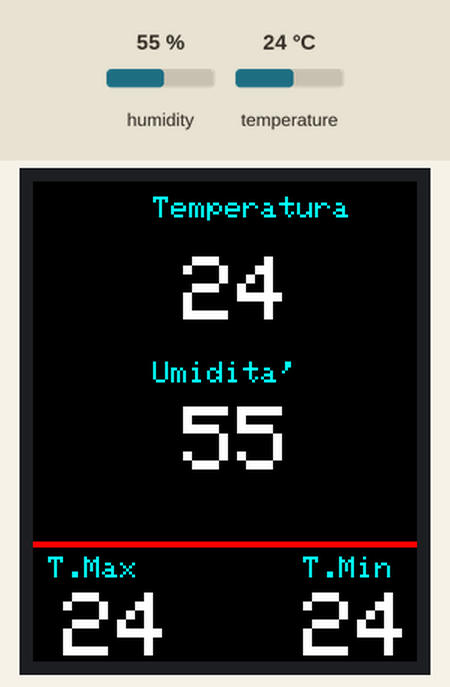
Simulated run of this sketch. Board: Arduino Uno, built with avr-gcc and run on an emulated ATmega328P. Shown: 128×160 colour display. The test bench sets the inputs (shaded band); at power-on: humidity 55 %, temperature 24 °C. EEPROM starts erased.

Above: at 1.3 s.
1.4 s: humidity set to 22 %
At 2.6 s:
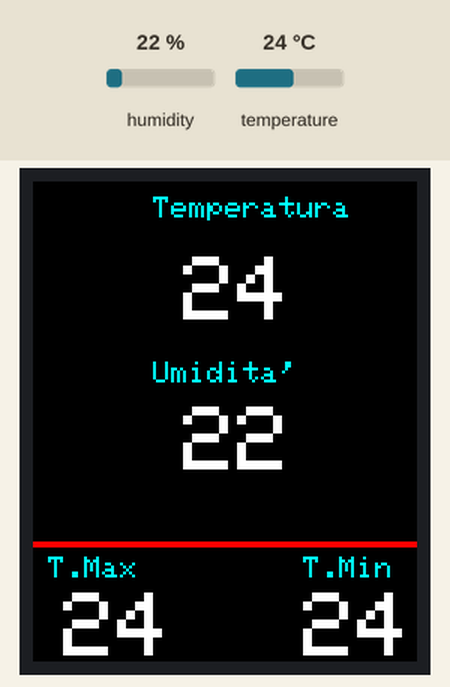
4.1 s: temperature set to 12 °C
At 5.1 s:
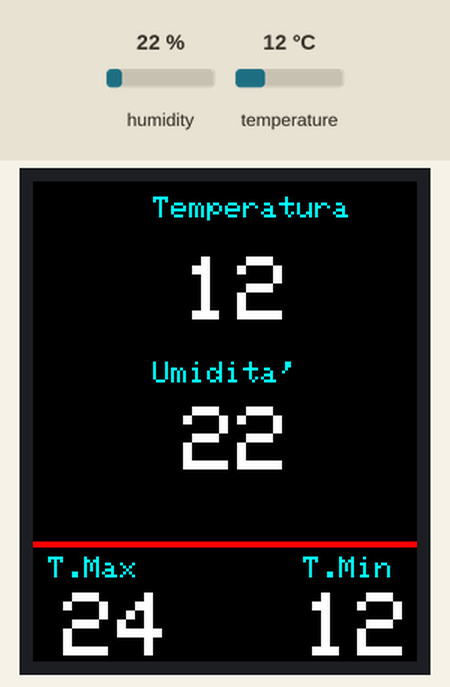
6.8 s: humidity set to 40 %
At 8.7 s:
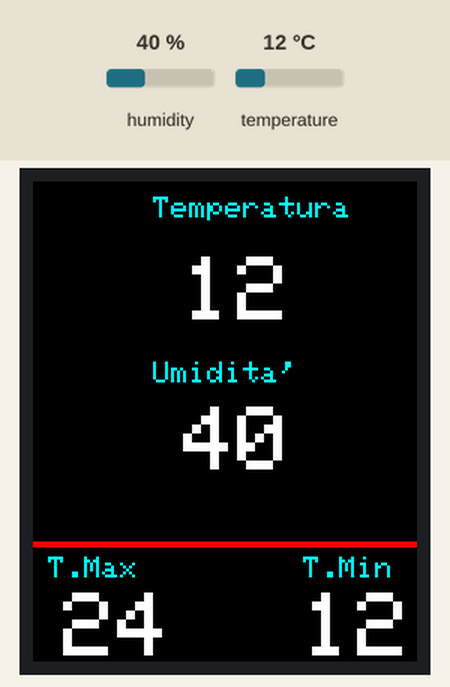
9.8 s: temperature set to 19 °C
At 11.2 s:
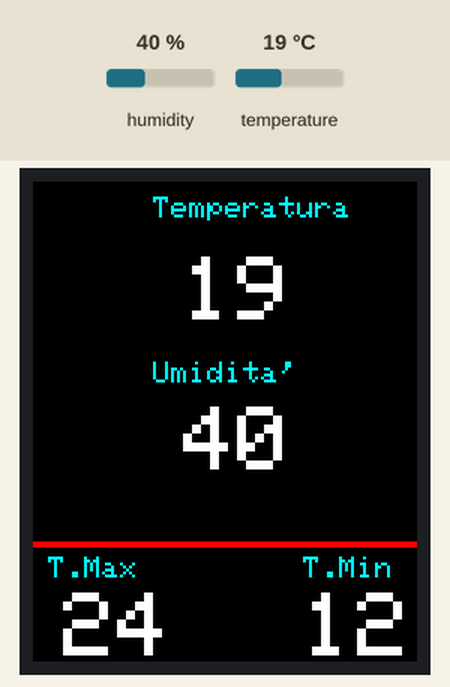
Timing chart, 0 to 12.8 s (numbered marks = the images above; inputs shaded):
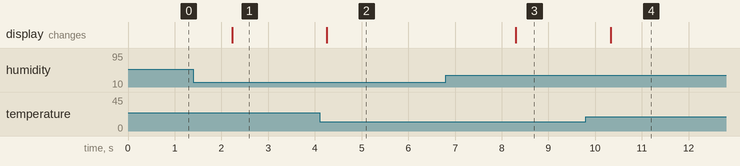

The sketch:

temperatura.ino
```cpp
#include <Adafruit_GFX.h>
#include <Adafruit_ST7735.h>
#include <SPI.h>
#include <EEPROM.h>

#include "DHT.h"
#define DHTPIN A0
#define DHTTYPE DHT11

DHT dht(DHTPIN, DHTTYPE);

#define TFT_CS        10
#define TFT_RST        9
#define TFT_DC         8

#define BLACK   0x0000
#define BLUE    0x001F
#define RED     0xF800
#define GREEN   0x07E0
#define CYAN    0x07FF
#define MAGENTA 0xF81F
#define YELLOW  0xFFE0
#define WHITE   0xFFFF

int tmax;
int tmin = 50;

Adafruit_ST7735 tft = Adafruit_ST7735(TFT_CS, TFT_DC, TFT_RST);

void setup() {
   // initialize the display
  dht.begin();
  tft.initR(INITR_BLACKTAB);
  tft.setRotation(0);
  tft.fillScreen(ST77XX_BLACK);

}

void loop(void)
{
   int h = dht.readHumidity();
   int t = dht.readTemperature();

  tft.setCursor(40,5);
  tft.setTextColor(CYAN);
  tft.setTextSize(1);
  tft.println("Temperatura");
  tft.setCursor(50,25);
  tft.setTextColor(WHITE, BLACK);
  tft.setTextSize(3);
  tft.println(t);

  tft.setCursor(40,60);
  tft.setTextColor(CYAN);
  tft.setTextSize(1);
  tft.println("Umidita'");
  tft.setCursor(50,75);
  tft.setTextColor(WHITE, BLACK);
  tft.setTextSize(3);
  tft.println(h);

  tft.fillRect(0,120, 128,2, RED);

if (t > tmax) {
  tmax = t;
  EEPROM.write(0, t);
  }

if (t < tmin) {
  tmin = t;
  EEPROM.write(2, t);
  }

  tft.setCursor(5,125);
  tft.setTextColor(CYAN);
  tft.setTextSize(1);
  tft.println("T.Max");
  tft.setCursor(10,137);
  tft.setTextColor(WHITE, BLACK);
  tft.setTextSize(3);
  tft.println(tmax);

  tft.setCursor(90,125);
  tft.setTextColor(CYAN);
  tft.setTextSize(1);
  tft.println("T.Min");
  tft.setCursor(90,137);
  tft.setTextColor(WHITE, BLACK);
  tft.setTextSize(3);
  tft.println(tmin);


}
```

Measured:
- after the input at 1.4 s, the display: changes after 0.83 s (image 1)
- after the input at 4.1 s, the display: changes after 0.16 s (image 2)
- after the input at 6.8 s, the display: changes after 1.5 s (image 3)
- after the input at 9.8 s, the display: changes after 0.53 s (image 4)
